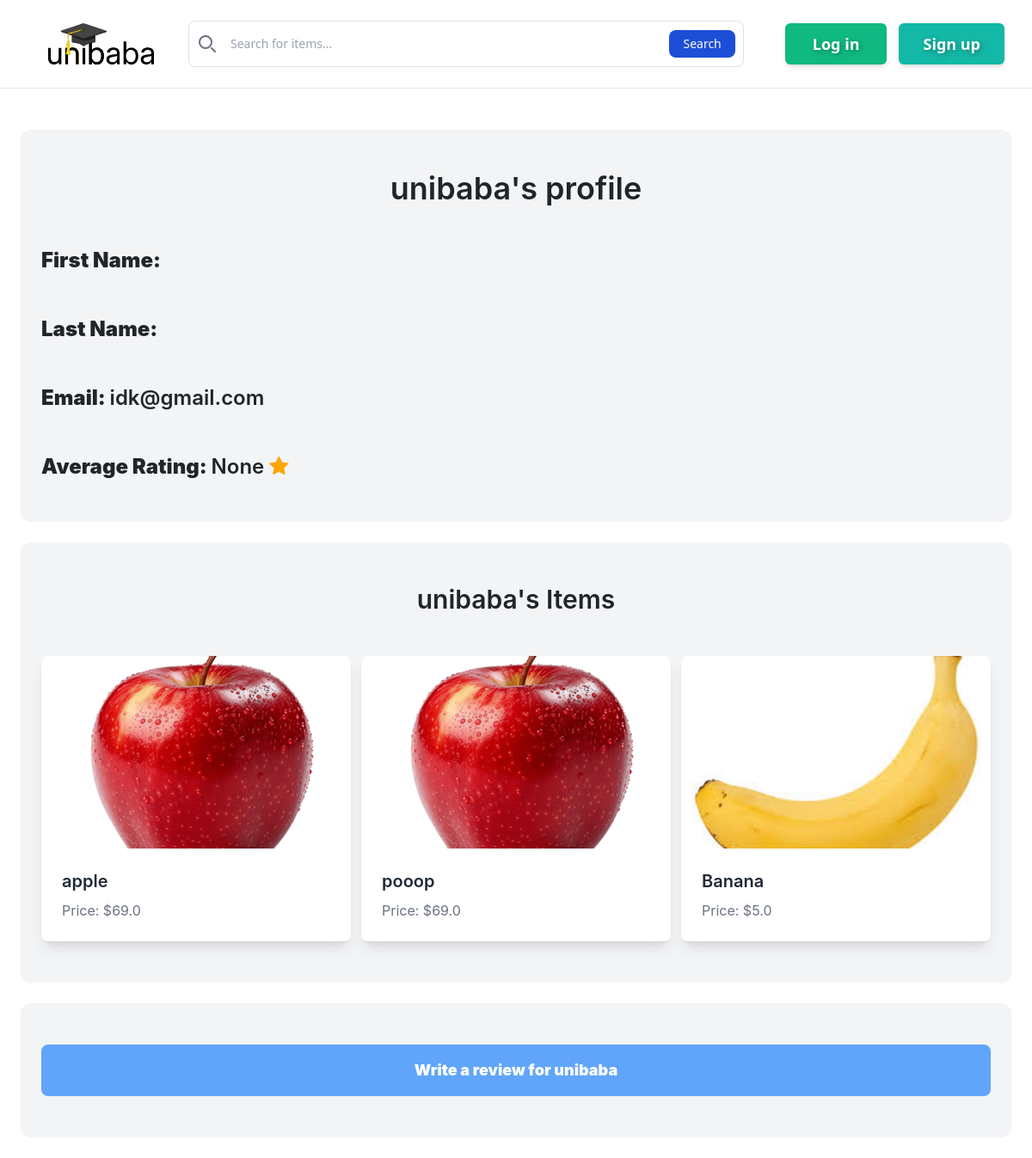
Page /items/1/userprofile/ on the committed database.
### item/models.py (models this page shows, shortened)
class Item(models.Model):
    category=models.ForeignKey(Category, related_name='items', on_delete=models.CASCADE)
    name=models.CharField(max_length=255)
    description=models.TextField(blank=False,null=False)
    price=models.FloatField()
    image=models.ImageField(upload_to='item_images',blank=False,null=False)
    is_sold=models.BooleanField(default=False)
    created_by=models.ForeignKey(User, related_name='items', on_delete=models.CASCADE)
    created_at=models.DateTimeField(auto_now_add=True)

### item/views.py (the view)
# urls.py: path('<int:pk>/userprofile/',views.getuserinfo, name='getuserinfo'),
def getuserinfo(request,pk):
    item = get_object_or_404(Item, pk=pk)
    seller_items = Item.objects.filter(created_by=item.created_by,is_sold=False)[0:3]
    average = Rating.objects.filter(members__in=[request.user.id]).aggregate(Avg('score'))
    return render(request, 'item/userpage.html', {
        'item': item,
        'seller_items': seller_items,
        'average': average,
    })

### item/templates/item/userpage.html (shortened to what this page needs)
{% extends 'base/templatepage.html' %}
{% block content %}
    <div class="mt-6 px-6 py-12 bg-gray-100 rounded-xl">
        <h2 class="mb-12 text-4xl text-center font-semibold"> {{ item.created_by.username }}'s profile</h2>
        <p class="mb-12 text-2xl text-left font-semibold" ><Strong>First Name:  </Strong>{{ item.created_by.first_name }}</p>
        <p class="mb-12 text-2xl text-left font-semibold" ><Strong>Last Name:  </Strong>{{ item.created_by.last_name }}</p>
        <p class="mb-12 text-2xl text-left font-semibold" ><Strong>Email:  </Strong>{{ item.created_by.email }}</p>
        <p class="text-2xl text-left font-semibold"><Strong>Average Rating: </Strong>{{average.score__avg}} <button class="fa fa-star fa-1x my-btn checked"></button></p>
    </div>
    <div class="mt-6 px-6 py-12 bg-gray-100 rounded-xl">
        <h2 class="mb-12 text-3xl text-center font-semibold">{{ item.created_by.username }}'s Items</h2>
        <div class="grid grid-cols-3 gap-3">
            {% for item in seller_items %}
                <div class="bg-white rounded-lg shadow-lg overflow-hidden transform transition-transform duration-300 hover:scale-105">
                    <a href="{% url 'item:detail' item.id %}">
                        <div class="relative">
                            <img src="{{ item.image.url }}" alt="{{ item.name }}" class="w-full h-56 object-cover rounded-t-lg">
                        </div>
                        <div class="p-6">
                            <h2 class="text-xl font-semibold text-gray-800">{{ item.name }}</h2>
                            <p class="text-gray-500 mt-2">Price: ${{ item.price }}</p>
                        </div>
                    </a>
                </div>
            {% endfor %}
        </div>
    </div>
    <div class="mt-6 px-6 py-12 bg-gray-100 rounded-xl">
        <a href="{% url 'rating:index' item.created_by.id %}"
           class="block w-full px-6 py-3 text-lg font-semibold text-white bg-blue-400 rounded-lg text-center hover:bg-blue-500 hover:scale-102 transition-transform duration-300 transform">
            <strong>Write a review for {{ item.created_by.username }}</strong>
        </a>
    </div>
{% endblock %}

### static/style.css (style rules this page uses)
.checked { color: orange; }
.my-btn { background-color: inherit !important; border: 0 !important; }

### rows in the picture
Item: created_by.username "unibaba", created_by.email "idk@gmail.com", image (picture), name "apple", price "69.0"
Item: image (picture), name "pooop", price "69.0"
Item: image (picture), name "Banana", price "5.0"

### other values in the picture
{{ average.score__avg }} "None"
